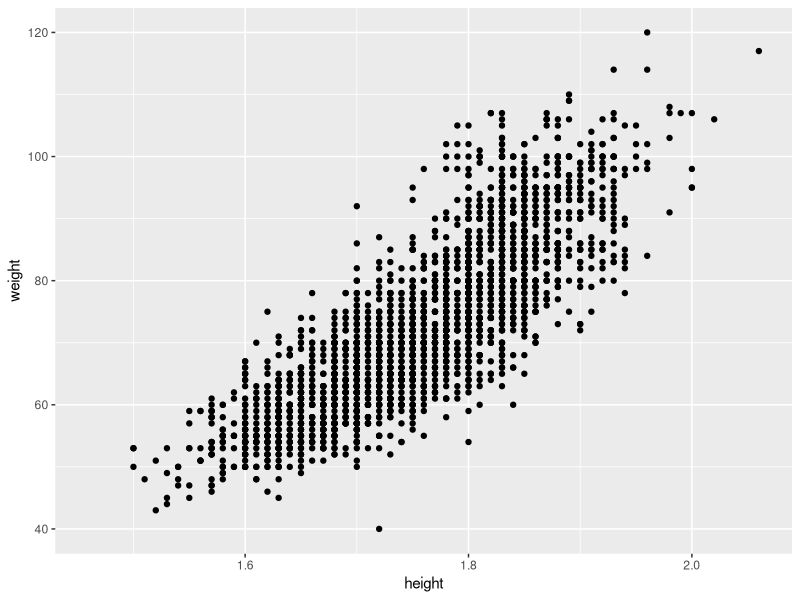
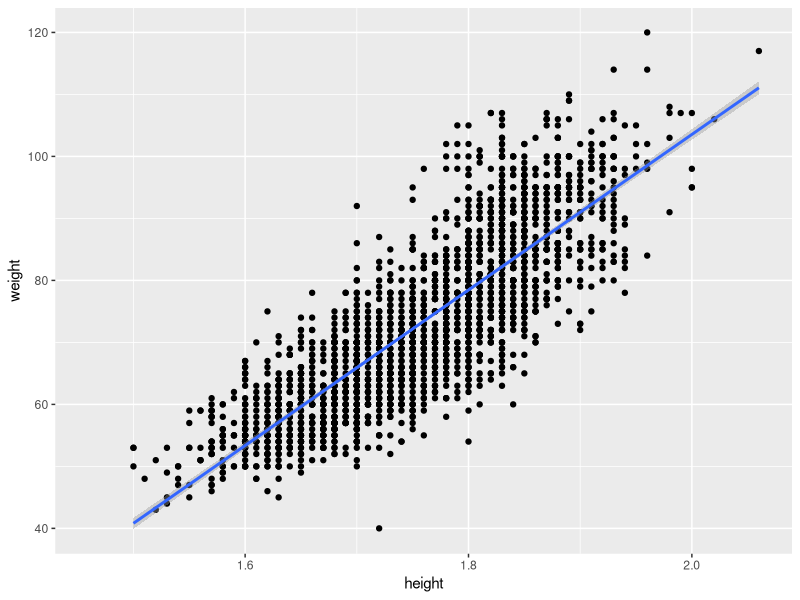
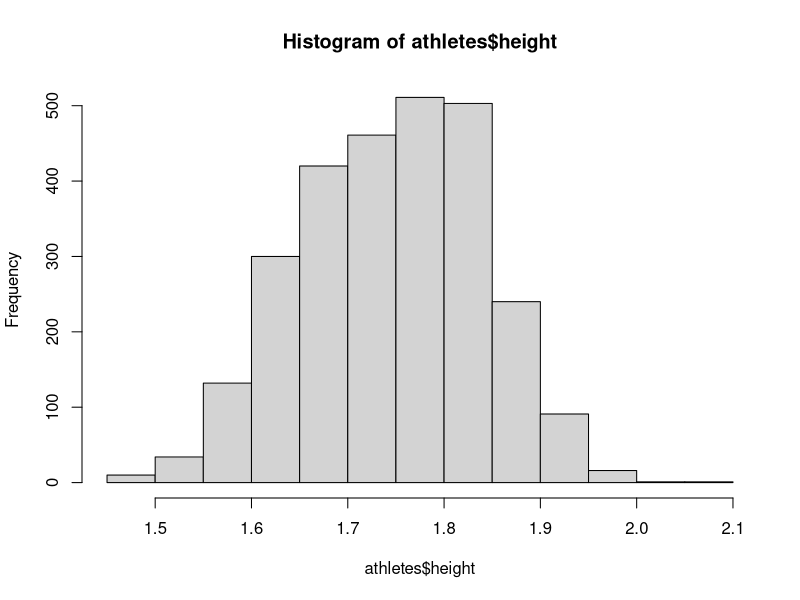
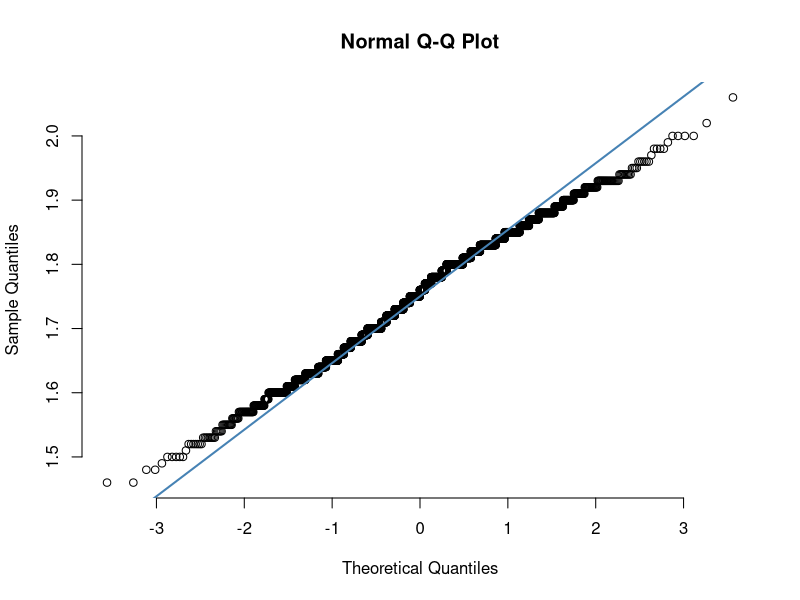
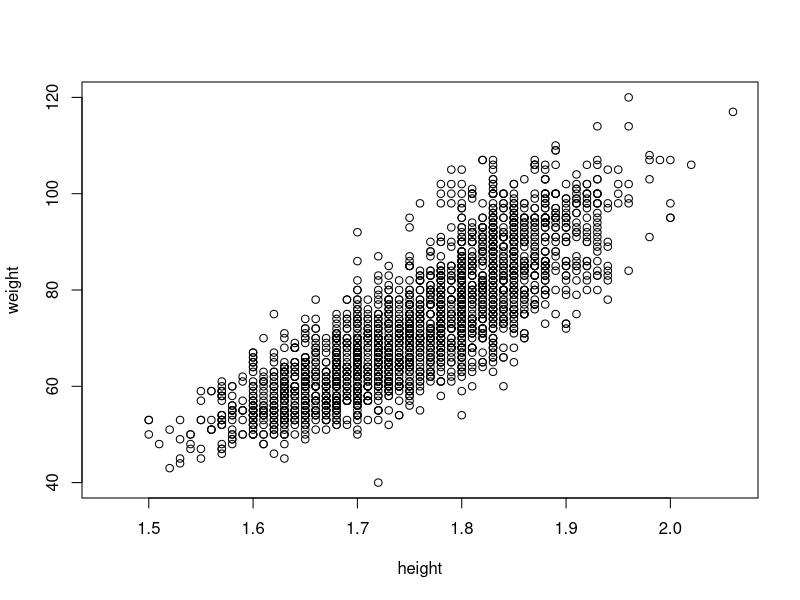
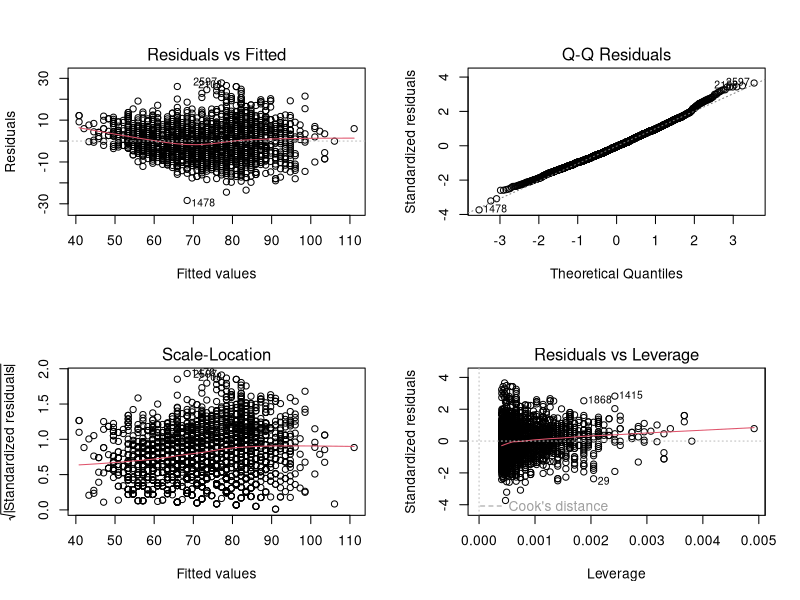

Recreate these plots in R, in order.
## ---- chunk 1
library(tidyverse)
library(knitr)
## ---- chunk 2
athletes <- read_csv('../../datasets/athletes.csv')
## ---- chunk 3
head(athletes) %>% 
  kable()
## ---- chunk 4
str(athletes)
## ---- chunk 5
ggplot(athletes, aes(height, weight)) +
  geom_point()
## ---- chunk 6
ggplot(athletes, aes(height, weight)) +
  geom_point() +
  geom_smooth(method='lm')
## ---- chunk 7
hist(athletes$height)
## ---- chunk 8
qqnorm(athletes$height, pch = 1, frame = FALSE) # Create the Q-Qplot
qqline(athletes$height, col = "steelblue", lwd = 2) # Add a blue line for reference
## ---- chunk 9
plot(weight ~ height, data = athletes)
## ---- chunk 10
lm <- lm(weight ~ height, data = athletes)
summary(lm)
## ---- chunk 11
par(mfrow=c(2,2))
plot(lm)
par(mfrow=c(1,1))
